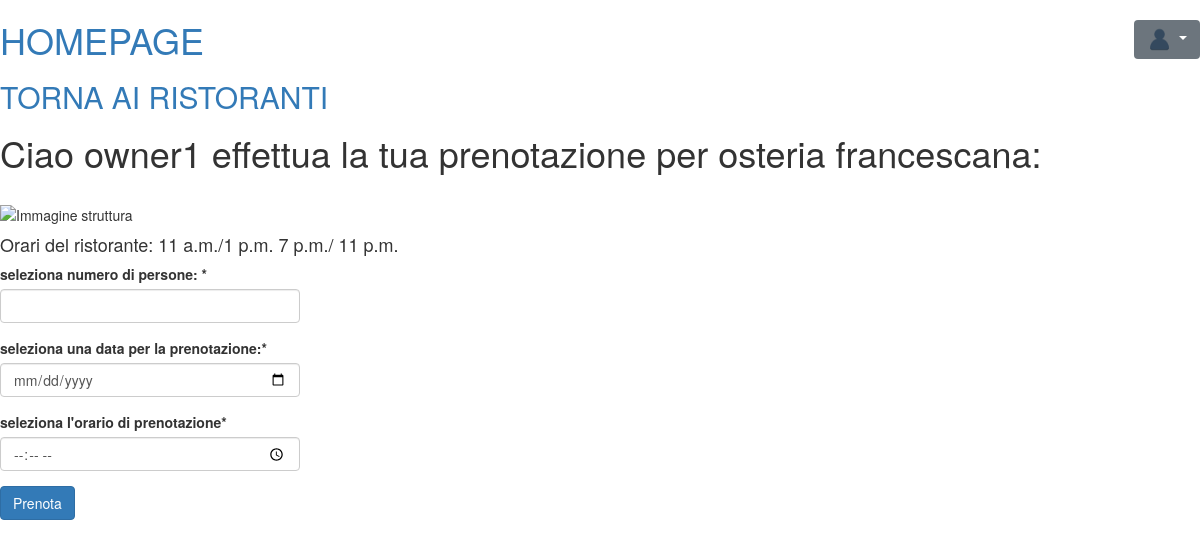
/book/results/14 (signed in), run on the app's committed database.
### book/models.py (models this page shows, shortened)
class CustomUser(AbstractUser):
    is_customer = models.BooleanField(default=False)
    is_owner = models.BooleanField(default=False)

class Restaurant(models.Model):
    total_seats = models.IntegerField(default=10)
    owner = models.ForeignKey(CustomUser, on_delete=models.CASCADE)
    city = models.CharField(max_length=255)
    restaurant_name = models.CharField(max_length=255)
    image = models.ImageField(upload_to='owners_photos')
    start_lunch = models.TimeField()
    address = models.CharField(max_length=255, null=True)
    waiting_list = models.ManyToManyField(CustomUser, related_name="waiting_restaurants", blank=True)
    end_lunch = models.TimeField()
    start_dinner = models.TimeField(null=True)
    end_dinner = models.TimeField(null=True)
    tags = models.ManyToManyField(Tag, related_name='restaurants', blank=True)

### book/views.py (the view)
# urls.py: path('results/<int:oid>', reservation, name='reservation'),
@login_required
def reservation(response, oid):
    if response.method == 'POST':
        restaurant = Restaurant.objects.get(id=oid)
        form = ReservationForm(response.POST)
        if form.is_valid():
            city = restaurant.city
            date = form.cleaned_data['res_date']
            time = form.cleaned_data['res_time']
            res_datetime = datetime.combine(date, time)
            seats = form.cleaned_data['seats']
            d = check_reservation(response.user, restaurant, seats, res_datetime)
            if d['success']:
                Reservation.objects.create(customer=response.user.customer, restaurant=restaurant, seats=seats,
                                           res_datetime=res_datetime)
                message = (
                    f'{restaurant.restaurant_name} prenotazione effettuata da {response.user.username} per il giorno: '
                    f'{res_datetime}')
                create_notification(restaurant.owner, restaurant=restaurant, message=message)
                messages.success(response, d['message'])
            else:
                messages.error(response, d['message'])
                if "Non ci sono più posti disponibili" in d['message']:
                    form.fields['add_to_waiting_list'].widget = CheckboxInput()
                    add_to_waiting_list = form.cleaned_data.get("add_to_waiting_list")
                    if add_to_waiting_list:
                        if response.user.customer not in restaurant.waiting_list.all():
                            restaurant.waiting_list.add(response.user)
                            messages.success(response, "Sei stato aggiunto alla lista di attesa!")
                            return redirect('homepage')
                        else:
                            messages.error(response, "Sei già in lista di attesa per questo ristorante!")
                return render(response, 'reservation.html',
                              {'form': form, 'success': False, 'city': city, 'message': d['message'],
                               'restaurant': restaurant})
            return redirect('homepage')
        else:
            form = ReservationForm()
            return render(response, 'reservation.html', {
                'form': form, 'restaurant': restaurant, 'image': restaurant.image,
                'res_name': restaurant.restaurant_name, 'city': restaurant.city
            })
    else:
        form = ReservationForm()
        restaurant = Restaurant.objects.get(id=oid)
        return render(response, 'reservation.html', {
            'form': form, 'restaurant': restaurant, 'image': restaurant.image,
            'res_name': restaurant.restaurant_name, 'city': restaurant.city
        })

### book/forms.py
class ReservationForm(forms.Form):
    add_to_waiting_list = forms.BooleanField(required=False, label='Vuoi metterti in lista di attesa?', widget=forms.HiddenInput())
    seats = forms.IntegerField(
        label='seleziona numero di persone: '
    )
    res_date = forms.DateField(
        label='seleziona una data per la prenotazione:',
        widget=forms.DateInput(attrs={'type': 'date'})
    )
    res_time = forms.TimeField(
        label="seleziona l'orario di prenotazione",
        widget=forms.TimeInput(attrs={'type': 'time'})
    )
    def __init__(self, *args, **kwargs):
        super().__init__(*args, **kwargs)
        self.helper = FormHelper()
        self.helper.layout = Layout(
            Field('seats', style='max-width: 300px'),
            Field('res_date', style='max-width: 300px'),
            Field('res_time', style='max-width: 300px'),
            Field('add_to_waiting_list', style='margin-top: 5px;'),
            Submit('submit', 'Prenota')
        )

### book/templates/reservation.html (shortened to what this page needs)
{% extends 'base.html' %}
{% load crispy_forms_filters %}
{% load crispy_forms_tags %}
{% load static %}
{% block content %}
    <h1><a href="{% url 'homepage' %}">HOMEPAGE</a> </h1>
    <h2><a href="{% url 'book:results' destination=city %}">TORNA AI RISTORANTI</a> </h2>
    <h1>Ciao {{ user.username }} effettua la tua prenotazione per {{ restaurant.restaurant_name }}: </h1><br>
    <form method="post" enctype="multipart/form-data">
    <img src=" {{ restaurant.image.url }}" alt="Immagine struttura" height="300" width="300"/>
    <h4>Orari del ristorante: {{ restaurant.start_lunch }}/{{ restaurant.end_lunch }}   {{ restaurant.start_dinner }}/
    {{ restaurant.end_dinner }}</h4>
    {% crispy form %}
</form>
{% endblock %}

### data on the page
CustomUser: username "owner1"
Restaurant: restaurant_name "osteria francescana", start_lunch "11 a.m.", end_lunch "1 p.m.", start_dinner "7 p.m.", end_dinner "11 p.m."
